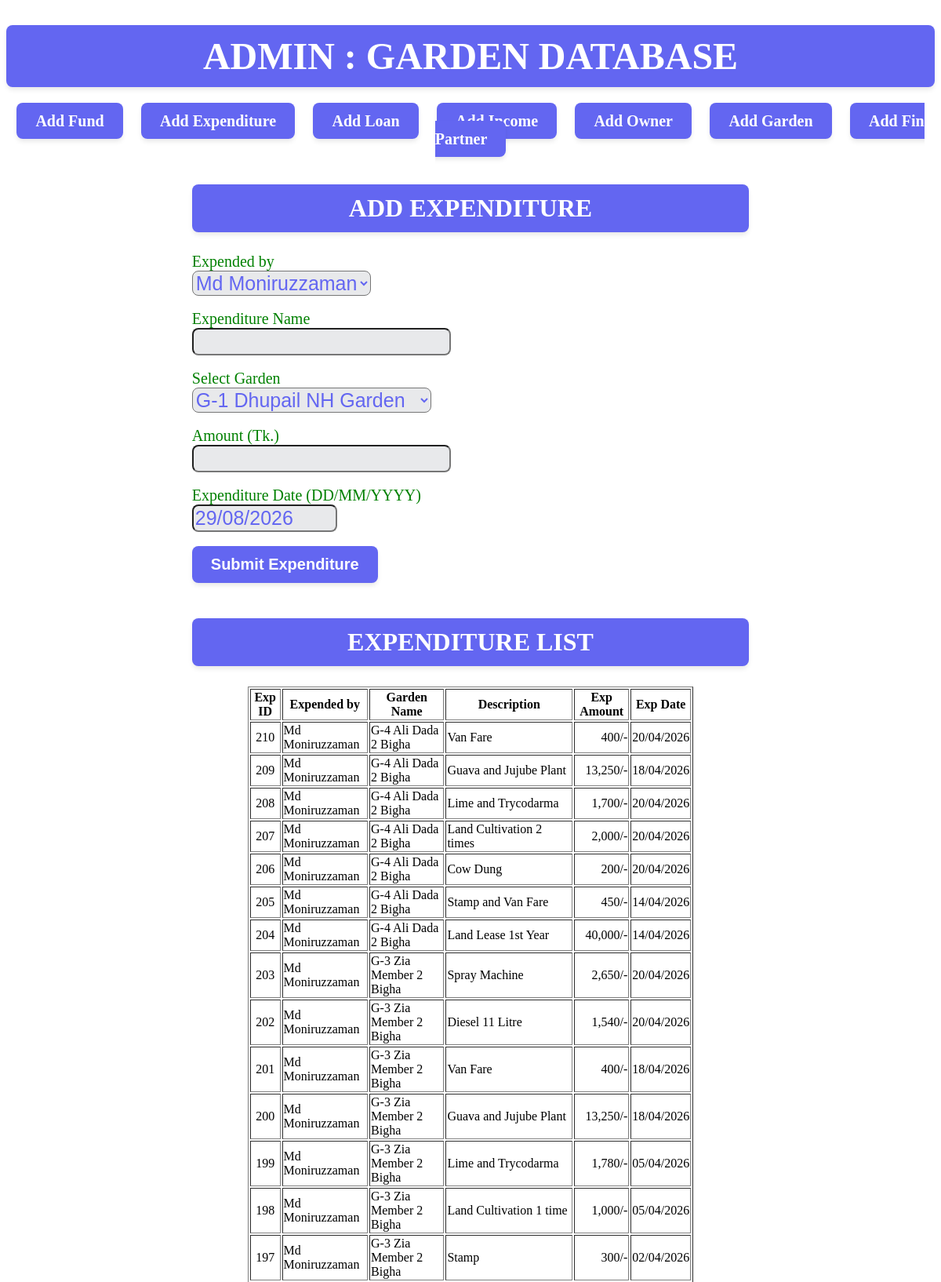
/admin.php?task=add_exp (upper part), run on the app's committed database.
### tables this page shows
CREATE TABLE `exp` (
  `exp_id` int(10) UNSIGNED NOT NULL,
  `owner_id` int(10) NOT NULL,
  `garden_id` int(10) NOT NULL,
  `exp_amount` int(10) NOT NULL,
  `exp_date` varchar(20) NOT NULL,
  `exp_desc` varchar(100) NOT NULL
);

CREATE TABLE `owner` (
  `owner_id` int(10) UNSIGNED NOT NULL,
  `owner_name` varchar(50) NOT NULL,
  `owner_photo` varchar(50) NOT NULL,
  `garden_index` varchar(100) DEFAULT ''
);

CREATE TABLE `gardenindex` (
  `garden_id` int(10) UNSIGNED NOT NULL,
  `garden_name` varchar(100) NOT NULL
);

### admin.php (the view, shortened to what this page needs)
<?php
	require_once('db_config.php');
?>
<!DOCTYPE html>
<html>
<head>
</head>
<body>
	<div id="menu_div">
		<h1 class="sub-head" style="font-size:3em;" >Admin : Garden Database</h1>
		<h3><a class="pretty-btn" href="?task=add_fund">Add Fund</a> &nbsp; &nbsp; <a class="pretty-btn" href="?task=add_exp">Add Expenditure</a> &nbsp; &nbsp; <a class="pretty-btn" href="?task=add_loan">Add Loan</a> &nbsp; &nbsp; <a class="pretty-btn" href="?task=add_income">Add Income</a> &nbsp; &nbsp; <a class="pretty-btn" href="?task=add_owner">Add Owner</a> &nbsp; &nbsp; <a class="pretty-btn" href="?task=add_garden">Add Garden</a> &nbsp; &nbsp; <a class="pretty-btn" href="?task=add_fin_partner">Add Fin Partner</a></h3>
	</div>
	<div id="main">
		<div id="left">
		</div>
		<div id="center">
			<?php
				if(isset($_GET['task']))
				{
					if($_GET['task'] == "add_fund")
					{
						$_SESSION['token'] = rand(100, 1000);
					?>
						<h2 class="sub-head">Add Fund</h2>
						<form action="<?php echo $_SERVER['PHP_SELF']; ?>" method="post">
							<label>Select Partner</label><br>
							<select name="partner_fund">
								<?php
									$sql = 'SELECT owner_id, owner_name FROM owner';
									$stmt = $conn->query($sql);
									while($row = $stmt->fetch())
									{
								?>
									<option value="<?php echo $row['owner_id']; ?>" size="50"><?php echo $row['owner_name']; ?></option>
								<?php
									}
								?>
							</select><br><br>
							<label>Select Garden</label><br>
							<select name="garden_fund">
								<?php
									$sql = 'SELECT garden_id, garden_name FROM gardenindex';
									$stmt = $conn->query($sql);
									while($row = $stmt->fetch())
									{
								?>
									<option value="<?php echo $row['garden_id']; ?>" size="50"><?php echo $row['garden_name']; ?></option>
								<?php
									}
								?>
							</select><br><br>
							<label>Amount (Tk.)</label><br>
							<input type="number" name="fund_amount" size="10"><br><br>
							<input type="hidden" name="default_fund_amount" value="<?php echo $_SESSION['token']; ?>">
							<label>Deposit Date (DD/MM/YYYY)</label><br>
							<input type="text" name="fund_date" size="10" value="<?php echo date('d/m/Y'); ?>"><br><br>
							<input class="pretty-btn" type="submit" name="add_fund_submit" value="Submit Fund"><br><br>
						</form>
						<h2 class="sub-head">Fund List</h2>
						<table width="80%" border="1" align="center">
							<tr>
								<th>Fund ID</th>
								<th>Owner Paid</th>
								<th>Garden Name</th>
								<th>Paid Amount</th>
								<th>Paid Date</th>
							</tr>
							<?php
								$sql = 'SELECT
											f.fund_id,
											f.owner_id,
											o.owner_name,
											f.garden_id,
											g.garden_name,
											f.fund_amount,
											f.fund_date
										FROM fund f
										LEFT JOIN owner o ON f.owner_id = o.owner_id
										LEFT JOIN gardenindex g ON f.garden_id = g.garden_id;';
								$stmt = $conn->query($sql);
								while($row = $stmt->fetch())
								{
									echo '<tr>';
									echo '<td style="text-align:center;">' . $row['fund_id'] . '</td>';
									echo '<td style="text-align:left;">' . $row['owner_name'] . '</td>';
									echo '<td style="text-align:left;">' . $row['garden_name'] . '</td>';
									echo '<td style="text-align:right;">' . number_format($row['fund_amount'], 0, '.', ',') . '/-</td>';
									echo '<td style="text-align:center;">' . $row['fund_date'] . '</td>';
									echo '</tr>';
								}
							?>
						</table>
					<?php
					}
					else if($_GET['task'] == "add_exp")
					{
					?>
						<h2 class="sub-head">Add Expenditure</h2>
						<form action="<?php echo $_SERVER['PHP_SELF']; ?>" method="post">
							<label>Expended by</label><br>
							<select name="partner_exp">
								<?php
									$sql = 'SELECT owner_id, owner_name FROM owner';
									$stmt = $conn->query($sql);
									while($row = $stmt->fetch())
									{
								?>
									<option value="<?php echo $row['owner_id']; ?>" size="50"><?php echo $row['owner_name']; ?></option>
								<?php
									}
								?>
							</select><br><br>
							<label>Expenditure Name</label><br>
							<input type="text" name="exp_desc" list="exp_fields"><br><br>
							<label>Select Garden</label><br>
							<select name="garden_exp">
								<?php
									$sql = 'SELECT garden_id, garden_name FROM gardenindex';
									$stmt = $conn->query($sql);
									while($row = $stmt->fetch())
									{
								?>
									<option value="<?php echo $row['garden_id']; ?>" size="50"><?php echo $row['garden_name']; ?></option>
								<?php
									}
								?>
							</select><br><br>
							<label>Amount (Tk.)</label><br>
							<input type="number" name="exp_amount" size="10"><br><br>
							<label>Expenditure Date (DD/MM/YYYY)</label><br>
							<input type="text" name="exp_date" size="10" value="<?php echo date('d/m/Y'); ?>"><br><br>
							<input class="pretty-btn" type="submit" name="add_exp_submit" value="Submit Expenditure"><br><br>
						</form>
						<h2 class="sub-head">Expenditure List</h2>
						<table width="80%" border="1" align="center">
							<tr>
								<th>Exp ID</th>
								<th>Expended by</th>
								<th>Garden Name</th>
								<th>Description</th>
								<th>Exp Amount</th>
								<th>Exp Date</th>
							</tr>
							<?php
								$sql = 'SELECT
											e.exp_id,
											e.owner_id,
											o.owner_name,
											e.garden_id,
											g.garden_name,
											e.exp_amount,
											e.exp_date,
											e.exp_desc
										FROM exp e
										LEFT JOIN owner o ON e.owner_id = o.owner_id
										LEFT JOIN gardenindex g ON e.garden_id = g.garden_id
										ORDER BY e.exp_id DESC;';
								$stmt = $conn->query($sql);
								while($row = $stmt->fetch())
								{
									echo '<tr>';
									echo '<td style="text-align:center;">' . $row['exp_id'] . '</td>';
									echo '<td style="text-align:left;">' . $row['owner_name'] . '</td>';
									echo '<td style="text-align:left;">' . $row['garden_name'] . '</td>';
									echo '<td style="text-align:left;">' . $row['exp_desc'] . '</td>';
									echo '<td style="text-align:right;">' . number_format($row['exp_amount'], 0, '.', ',') . '/-</td>';
									echo '<td style="text-align:center;">' . $row['exp_date'] . '</td>';
									echo '</tr>';
								}
							?>
						</table>
					<?php
					}
				}
			?>
		</div>
		<div id="right">
		</div>
	</div>
</body>
</html>

### admin.php (style rules this page uses)
#menu_div { text-align:center; }
#main { display:flex; }
#left { width:20%; }
#center { width:60%; }
#right { width:20%; }
form label { font-size:20px; color:green; }
form input { font-size:25px; background:#E8E9EB; color:#6366f1; border-radius: 8px; }
form select { font-size:25px; background:#E8E9EB; color:#6366f1; border-radius: 8px; }
form select option { font-size:25px; background:#E8E9EB; color:#6366f1; border-radius: 8px; }
a { text-decoration:none; }
.pretty-btn { background-color: #6366f1; color: white; padding: 12px 24px; border: none; border-radius: 8px; font-size: 20px; font-weight: 600; cursor: pointer; transition: all 0.3s ease; box-shadow: 0 4px 6px -1px rgba(0, 0, 0, 0.1); }
.sub-head { background-color: #6366f1; color: white; text-align:center; text-transform:uppercase; padding: 12px 24px; border: none; border-radius: 8px; font-size: 2em; font-weight: 600; transition: all 0.3s ease; box-shadow: 0 4px 6px -1px rgba(0, 0, 0, 0.1); }

### data on the page
exp: exp_id "210", owner.owner_name "Md Moniruzzaman", garden.garden_name "G-4 Ali Dada 2 Bigha", exp_desc "Van Fare", exp_amount "400", exp_date "20/04/2026"
exp: exp_id "209", owner.owner_name "Md Moniruzzaman", garden.garden_name "G-4 Ali Dada 2 Bigha", exp_desc "Guava and Jujube Plant", exp_amount "13,250", exp_date "18/04/2026"
exp: exp_id "208", owner.owner_name "Md Moniruzzaman", garden.garden_name "G-4 Ali Dada 2 Bigha", exp_desc "Lime and Trycodarma", exp_amount "1,700", exp_date "20/04/2026"
exp: exp_id "207", owner.owner_name "Md Moniruzzaman", garden.garden_name "G-4 Ali Dada 2 Bigha", exp_desc "Land Cultivation 2 times", exp_amount "2,000", exp_date "20/04/2026"
exp: exp_id "206", owner.owner_name "Md Moniruzzaman", garden.garden_name "G-4 Ali Dada 2 Bigha", exp_desc "Cow Dung", exp_amount "200", exp_date "20/04/2026"
exp: exp_id "205", owner.owner_name "Md Moniruzzaman", garden.garden_name "G-4 Ali Dada 2 Bigha", exp_desc "Stamp and Van Fare", exp_amount "450", exp_date "14/04/2026"
exp: exp_id "204", owner.owner_name "Md Moniruzzaman", garden.garden_name "G-4 Ali Dada 2 Bigha", exp_desc "Land Lease 1st Year", exp_amount "40,000", exp_date "14/04/2026"
exp: exp_id "203", owner.owner_name "Md Moniruzzaman", garden.garden_name "G-3 Zia Member 2 Bigha", exp_desc "Spray Machine", exp_amount "2,650", exp_date "20/04/2026"
exp: exp_id "202", owner.owner_name "Md Moniruzzaman", garden.garden_name "G-3 Zia Member 2 Bigha", exp_desc "Diesel 11 Litre", exp_amount "1,540", exp_date "20/04/2026"
exp: exp_id "201", owner.owner_name "Md Moniruzzaman", garden.garden_name "G-3 Zia Member 2 Bigha", exp_desc "Van Fare", exp_amount "400", exp_date "18/04/2026"
exp: exp_id "200", owner.owner_name "Md Moniruzzaman", garden.garden_name "G-3 Zia Member 2 Bigha", exp_desc "Guava and Jujube Plant", exp_amount "13,250", exp_date "18/04/2026"
exp: exp_id "199", owner.owner_name "Md Moniruzzaman", garden.garden_name "G-3 Zia Member 2 Bigha", exp_desc "Lime and Trycodarma", exp_amount "1,780", exp_date "05/04/2026"
exp: exp_id "198", owner.owner_name "Md Moniruzzaman", garden.garden_name "G-3 Zia Member 2 Bigha", exp_desc "Land Cultivation 1 time", exp_amount "1,000", exp_date "05/04/2026"
exp: exp_id "197", owner.owner_name "Md Moniruzzaman", garden.garden_name "G-3 Zia Member 2 Bigha", exp_desc "Stamp", exp_amount "300", exp_date "02/04/2026"

### other printed values
form field partner_exp "Md Moniruzzaman"
form field garden_exp "G-1 Dhupail NH Garden"
